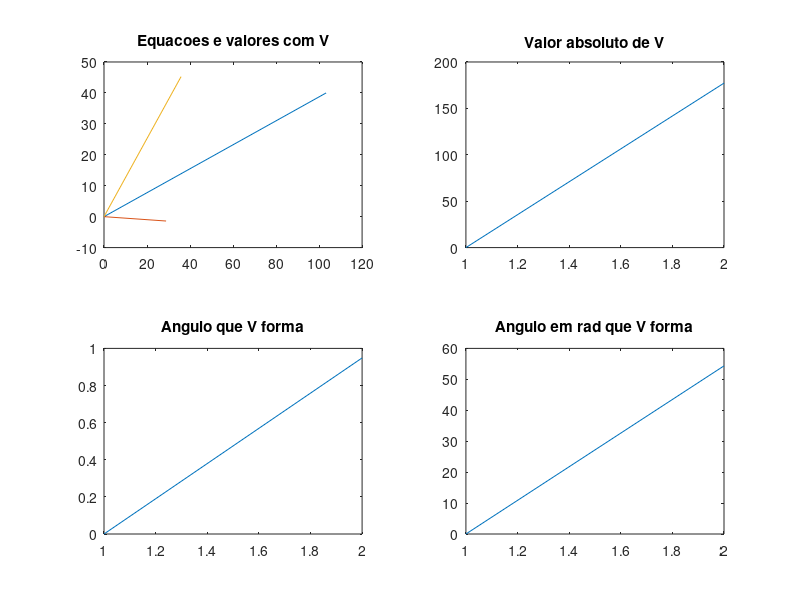

The MATLAB source for this figure:
clear all
clc

%imprimindo V em diferentes formatos
V1 = 50*exp(j*deg2rad(36.87))
V2 = 81.65/sqrt(2)*exp(j*pi/3)
V3 = -1.41 + j*18.75
V4 = 81.65/sqrt(2)*exp(j*angle(V1+V3))

%somando as tensoes
Veq = V1 + V2 + V3 + V4;

%abs = modulo da variavel
abs_Veq = abs(Veq);

%fornece o angulo de fase (em radianos) para números complexos
angle_Veq = angle(Veq);

%converte radianos para o equivalente em graus
rad_Veq = rad2deg(angle(Veq));

figure(1)
subplot(2,2,1)
plot([0, Veq], [0, V1], [0, V2], [0,V3], [0, V4])
title('Equacoes e valores com V')

subplot(2,2,2)
plot([0, abs_Veq])
title('Valor absoluto de V')

subplot(2,2,3)
plot([0, angle_Veq])
title('Angulo que V forma')

subplot(2,2,4)
plot([0, rad_Veq])
title('Angulo em rad que V forma')

%salvando o grafico em JPG
saveas(gca, 'grafico_1.jpg', 'jpg')